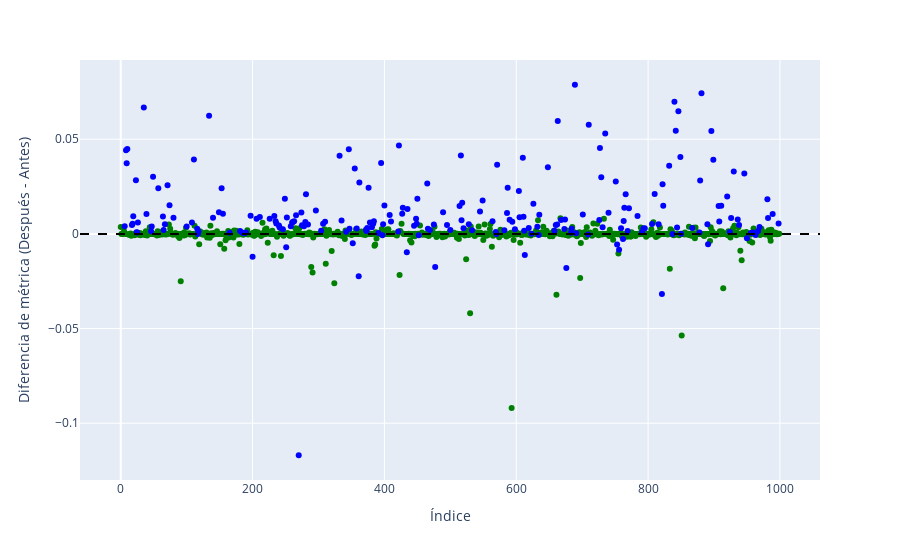

The notebook cell this image was saved under:
### Code cell
import plotly.express as px
import pandas as pd
import numpy as np

# Crear un DataFrame de ejemplo (reemplaza con tu propio DataFrame df_dif)
# df_dif = pd.DataFrame({'Dar': np.random.randn(1000), 'ar_ini': np.random.rand(1000), 'seed': np.random.randint(1, 1000, size=1000)})

# Generar los índices
indices = np.arange(1000)

# Añadir la columna 'indices' al DataFrame
df_dif['index'] = indices

# Asignar colores según 'ar_ini'
df_dif['color'] = np.where(df_dif['ar_ini'] >= 0.99, 'green', 'blue')

# Crear el gráfico interactivo
fig = px.scatter(df_dif, 
                 x='index', 
                 y='Dar', 
                 color='color',  # Colorear por la columna 'color'
                 labels={'index': 'Índice', 'Dar': 'Diferencia de métrica (Después - Antes)'},
                 hover_data={'color': False, 'index': False, 'Dar': False, 'seed': True, 'ar_ini': True, 'ar_fin': True},
                 color_discrete_map={'green': 'green', 'blue': 'blue'})  # Asignar colores específicos

# Agregar una línea horizontal en y=0
fig.add_hline(y=0, line_dash="dash", line_color="black")

# Eliminar la leyenda
fig.update_layout(showlegend=False)

# Mostrar la gráfica
fig.show()

### Figure 1 — Plotly figure (JSON) as saved in the notebook; plotly's stock layout.template omitted (floating-point values rounded to 4 significant figures; data arrays with more than 128 entries replaced by an {"elided": "..."} marker saying what was removed)
{"data": [{"customdata": {"elided": "777x4 mixed values"}, "hovertemplate": "seed=%{customdata[1]}<br>ar_ini=%{customdata[2]}<br>ar_fin=%{customdata[3]}<extra></extra>", "legendgroup": "green", "marker": {"color": "green", "symbol": "circle"}, "mode": "markers", "name": "green", "orientation": "v", "showlegend": true, "type": "scatter", "x": {"elided": "777 int values"}, "xaxis": "x", "y": {"elided": "777 float values"}, "yaxis": "y"}, {"customdata": {"elided": "223x4 mixed values"}, "hovertemplate": "seed=%{customdata[1]}<br>ar_ini=%{customdata[2]}<br>ar_fin=%{customdata[3]}<extra></extra>", "legendgroup": "blue", "marker": {"color": "blue", "symbol": "circle"}, "mode": "markers", "name": "blue", "orientation": "v", "showlegend": true, "type": "scatter", "x": {"elided": "223 int values"}, "xaxis": "x", "y": {"elided": "223 float values"}, "yaxis": "y"}], "layout": {"legend": {"title": {"text": "color"}, "tracegroupgap": 0}, "margin": {"t": 60}, "shapes": [{"line": {"color": "black", "dash": "dash"}, "type": "line", "x0": 0, "x1": 1, "xref": "x domain", "y0": 0, "y1": 0, "yref": "y"}], "showlegend": false, "xaxis": {"anchor": "y", "domain": [0, 1], "title": {"text": "Índice"}}, "yaxis": {"anchor": "x", "domain": [0, 1], "title": {"text": "Diferencia de métrica (Después - Antes)"}}}}
